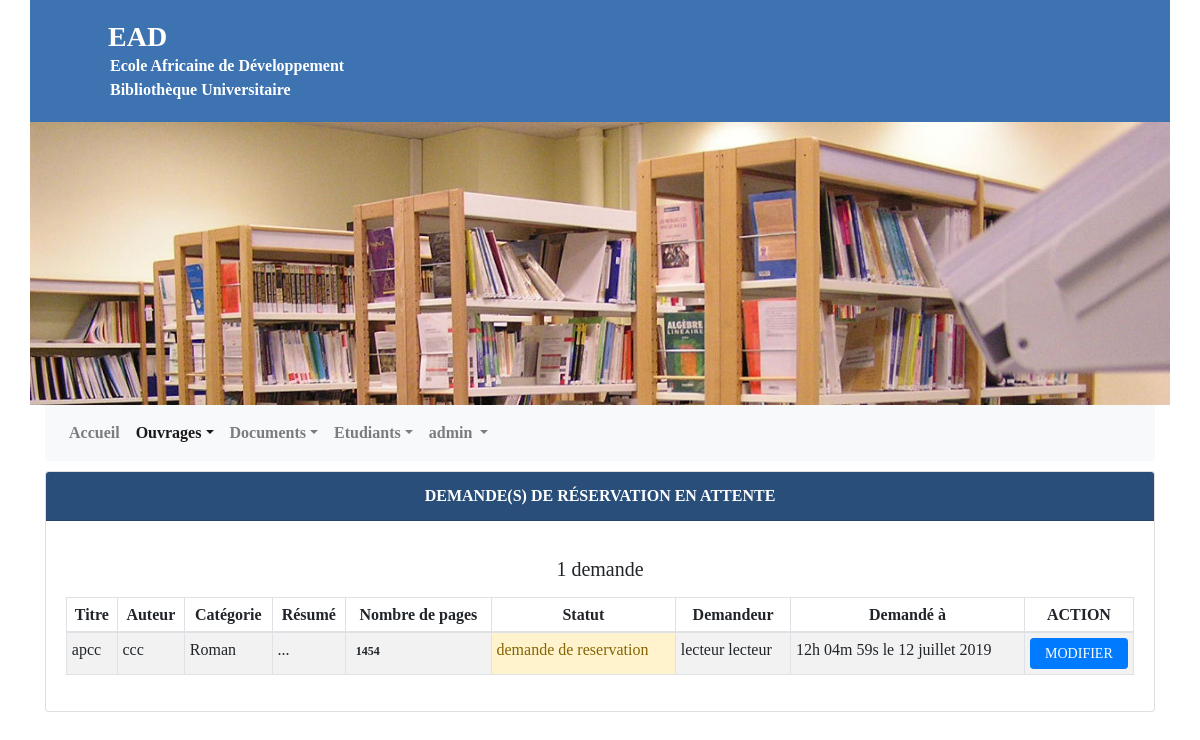
The page /?c=AdmlisteRes (signed in) on the database its author committed.
### tables this page shows
CREATE TABLE `operations` (
  `id_op` int(11) NOT NULL,
  `lib_op` varchar(50) NOT NULL,
  `id_etudiant` int(11) NOT NULL,
  `id_exp` int(11) NOT NULL,
  `operation` varchar(1) NOT NULL,
  `date_demande_op` varchar(50) DEFAULT NULL,
  `heure_demande_op` varchar(50) DEFAULT NULL,
  `date_debut_op` varchar(100) DEFAULT NULL,
  `heure_debut_op` varchar(50) DEFAULT NULL,
  `date_fin_op` varchar(50) DEFAULT NULL,
  `heure_fin_op` varchar(50) DEFAULT NULL,
  `jour_op` varchar(10) NOT NULL,
  `mois_op` varchar(20) NOT NULL,
  `annee_op` varchar(10) NOT NULL
);

CREATE TABLE `ouvrages` (
  `id_ouvrage` int(11) NOT NULL,
  `titre_ouvrage` varchar(255) NOT NULL,
  `resume_ouvrage` text NOT NULL,
  `nbre_page_ouv` int(11) NOT NULL,
  `id_cat_ouv` int(11) NOT NULL,
  `id_auteur` int(11) NOT NULL,
  `id_comp` int(11) NOT NULL
);

CREATE TABLE `auteurs` (
  `id_auteur` int(11) NOT NULL,
  `nom_auteur` varchar(255) NOT NULL,
  `prenom_auteur` varchar(255) NOT NULL
);

CREATE TABLE `categories` (
  `id_cat_ouv` int(11) NOT NULL,
  `lib_cat_ouv` varchar(255) NOT NULL
);

CREATE TABLE `etudiant` (
  `id_etudiant` int(11) NOT NULL,
  `matricule` varchar(255) NOT NULL,
  `nom_etudiant` varchar(255) NOT NULL,
  `prenom_etudiant` varchar(255) NOT NULL,
  `sexe` varchar(1) NOT NULL,
  `adresse_lecteur` varchar(255) NOT NULL,
  `tel_lecteur` varchar(255) NOT NULL,
  `option_etud` varchar(50) NOT NULL,
  `annee` varchar(50) NOT NULL
);

### controllers/admin/controllers_listeRes.php (called while the page is built)
<?php
include('models/classe_ouvrages.php');
$listeOuvEmpr = new Ouvrages(NULL,NULL,NULL,NULL,NULL,NULL,NULL);
	$aff = $listeOuvEmpr->afficheOuvRes();
	include ('views/admin/listeOuvRes.php');
?>

### models/classe_ouvrages.php (called while the page is built, shortened)
<?php
	class ouvrages
	{
		public function afficheOuvRes(){
            $bdd = connexionBdd();
            $requete = $bdd->prepare('SELECT * FROM `operations` LEFT JOIN exemplaires ON operations.id_exp=exemplaires.id_exp LEFT JOIN ouvrages ON exemplaires.id_ouvrage=ouvrages.id_ouvrage LEFT JOIN auteurs ON auteurs.id_auteur=ouvrages.id_auteur LEFT JOIN categories ON categories.id_cat_ouv=ouvrages.id_cat_ouv INNER JOIN etudiant ON operations.id_etudiant=etudiant.id_etudiant LEFT JOIN compartiments ON ouvrages.id_comp=compartiments.id_comp LEFT JOIN rayon ON compartiments.id_rayon=rayon.id_rayon WHERE lib_op="demande de reservation" ORDER BY id_op ASC');
            $requete->execute();
			$ouv_res = $requete -> rowCount();
            return $requete;
        }
	}
?>

### views/admin/listeOuvRes.php (the view, shortened to what this page needs)
<!doctype html>
<html lang="fr-FR">
  <head>
     <link rel="stylesheet" href="css/bootstrap.min.css"/>
   <link rel="stylesheet" href="css/style.css"/>
    <link rel="stylesheet" href="css/all.css" />
  </head>
  <body>
   <div class="container">
<?php include('header.php'); ?>
        <div class="row" style="">
            <img src="images/bibliothèque.jpg" alt="" style="width: 100%" />
        </div>
        <div class="row">
          <div class="col-sm">
            <nav class="navbar navbar-expand-lg navbar-light bg-light">
                <div class="collapse navbar-collapse" id="navbarSupportedContent">
                  <ul class="navbar-nav mr-auto">
                    <li class="nav-item">
                      <a class="nav-link" href="?c=espAdm"><b>Accueil <span class="sr-only">(current)</span></b></a>
                    </li>
                    <li class="nav-item active dropdown">
                      <?php include('menu_ouvrages.php'); ?>
                    </li>
                    <li class="nav-item dropdown">
                      <?php include('menu_documents.php'); ?>
                    </li>
										<li class="nav-item dropdown">
                      <?php include('menu_etudiants.php'); ?>
                    </li>
                    <li class="nav-item dropdown">
                      <a class="nav-link dropdown-toggle" href="#" id="navbarDropdown" role="button" data-toggle="dropdown" aria-haspopup="true" aria-expanded="false">
                        <b><?php echo ($_SESSION['nom_admin']); ?></b>
                      </a>
                    </li>
                  </ul>
                </div>
            </nav>
          </div>
        </div>
        <div class="row" style="margin-top: 10px;">
          <div class="col-xs-12 col-sm-12 col-md-12" style="">
            <div class="card card-default">
              <div class="card-header text-white text-center text-uppercase bgc" style="">
              <strong class="">demande(s) de réservation en attente</strong>
              </div>
              <div class="card-body">
								<p ><h5 class="text-center"><?php echo $_SESSION['ouv_res'] ?> demande<?php if($_SESSION['ouv_res']>1){ echo 's'; } ?></h5></p>
								<div class="table-responsive" style="">
								<table class="table table-bordered table-striped table-sm">
          <thead class="text-center" style="/*background-color: #6c757d*/">
								<tr>
									<th>Titre</th>
									<th>Auteur</th>
									<th>Catégorie</th>
									<th>Résumé</th>
									<th>Nombre de pages</th>
									<th>Statut</th>
									<th>Demandeur</th>
									<th>Demandé à</th>
									<th style="">ACTION</th>
								</tr>
							</thead>
							<tbody class='font-weight-normal'>
									<?php while($et=$aff->fetch()){?>
									<tr>
										<td><?php echo($et['titre_ouvrage'])?></td>
										<td><?php echo($et['nom_auteur'])?></td>
										<td><?php echo($et['lib_cat_ouv'])?></td>
										<td><?php echo($et['resume_ouvrage'])?></td>
										<td><span class="badge"><?php echo($et['nbre_page_ouv'])?></span></td>
										<td class="alert-warning"><?php echo($et['lib_op'])?></td>
										<td><?php echo($et['prenom_etudiant'])?> <?php echo($et['nom_etudiant'])?></td>
										<td><?php echo($et['heure_demande_op'])?> <?php if($et['date_demande_op']!=''){ echo 'le '.$et['date_demande_op'] ;}?></td>
										<td style="text-align:center;">
											<a class="a_lien" style="text-decoration: none;" href="?c=modifOuvRes&code=<?php echo($et['id_op'])?>">
												<button  class="btn btn-primary btn-sm btn-block" type="submit" style="">MODIFIER</button>
											</a>
										</td>
									</tr>
									<?php }?>
							</tbody>
        </table> </div>
              </div>
            </div>
          </div>
        </div>
    </div>
  </body>
</html>

### index.php (shortened to what this page needs)
<?php
if(isset($_GET['c'])){
	$ctrl = $_GET['c'];
}
else{
	$ctrl = NULL;
}
switch($ctrl){
	case 'AdmlisteRes':
		include('controllers/admin/controllers_listeRes.php');
	break;
}
?>

### views/admin/header.php (shortened to what this page needs)
<div class="row bgch" style="padding-top: 20px;">
  <div class="col-xs-2">
  </div>
  <div class="col-xs-10" style="padding-bottom: 20px;">
    <h3 style="margin: 0px; margin-left: 38px;"><b>EAD</b></h3>
    <p style="margin: 0px; margin-left: 40px;"><b>Ecole Africaine de Développement</b></p>
     <p style="margin: 0px; margin-left: 40px;"><b>Bibliothèque Universitaire</b></p>
  </div>
</div>

### views/admin/menu_ouvrages.php (shortened to what this page needs)
<a class="nav-link dropdown-toggle" href="#" id="navbarDropdown" role="button" data-toggle="dropdown" aria-haspopup="true" aria-expanded="false"><b>Ouvrages</b></a>

### views/admin/menu_documents.php (shortened to what this page needs)
<a class="nav-link dropdown-toggle" href="#" id="navbarDropdown" role="button" data-toggle="dropdown" aria-haspopup="true" aria-expanded="false"><b>Documents</b></a>

### views/admin/menu_etudiants.php (shortened to what this page needs)
<a class="nav-link dropdown-toggle" href="#" id="navbarDropdown" role="button" data-toggle="dropdown" aria-haspopup="true" aria-expanded="false"><b>Etudiants</b></a>

### css/style.css (style rules this page uses)
body { font-family:"Times New Roman", Georgia, Times, serif; }
.bgc { background-color: #294E79; }
.bgch { background-color: #3D73B1; color: #fff }

### rows shown on the page
operations: ouvrages.titre_ouvrage "apcc", auteurs.nom_auteur "ccc", categories.lib_cat_ouv "Roman", ouvrages.resume_ouvrage "...", ouvrages.nbre_page_ouv "1454", lib_op "demande de reservation", id_etudiant.prenom_etudiant "lecteur", id_etudiant.nom_etudiant "lecteur", heure_demande_op "12h 04m 59s", date_demande_op "12 juillet 2019"

### other values the page prints
$_SESSION['nom_admin'] "admin"
$_SESSION['ouv_res'] "1"
